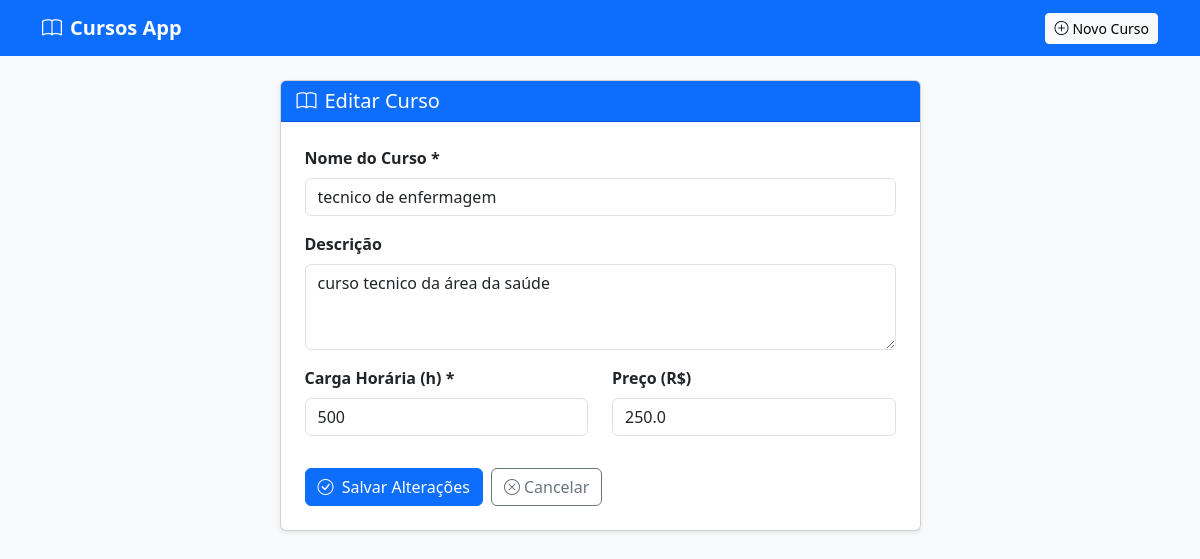
Screenshot of /cursos/2/editar with the database file from the repository.
### models.py (models this page shows, shortened)
class Curso(Base):
    __tablename__ = "cursos"         # nome da tabela no banco
    id          = Column(Integer, primary_key=True, index=True)
    nome        = Column(String(100), nullable=False)
    descricao   = Column(String(300), nullable=True)
    carga_hor   = Column(Integer, nullable=False)   # em horas
    preco       = Column(Float, default=0.0)

### main.py (the view)
@app.get("/cursos/{curso_id}/editar", response_class=HTMLResponse)
def form_editar(curso_id: int, request: Request, db: Session = Depends(get_db)):
    curso = repository.buscar_curso(db, curso_id)
    if not curso:
        return RedirectResponse("/cursos", status_code=303)
    return templates.TemplateResponse(
        request=request,
        name="form.html",
        context={"curso": curso, "title": "Editar Curso"}
    )

### templates/form.html
{% extends "base.html" %}
{% block conteudo %}
<div class="row justify-content-center">
  <div class="col-md-7">
    <div class="card shadow-sm">
      <div class="card-header bg-primary text-white">
        <h5 class="mb-0">
          <i class="bi bi-book me-2"></i>{{ title }}
        </h5>
      </div>
      <div class="card-body p-4">
        {% if curso %}
          {% set action = "/cursos/" ~ curso.id ~ "/editar" %}
        {% else %}
          {% set action = "/cursos" %}
        {% endif %}
        <form method="POST" action="{{ action }}">
          <div class="mb-3">
            <label class="form-label fw-semibold">Nome do Curso *</label>
            <input type="text" name="nome" class="form-control"
                   value="{{ curso.nome if curso else '' }}"
                   placeholder="Ex: Python Básico"
                   required minlength="3" maxlength="100">
          </div>
          <div class="mb-3">
            <label class="form-label fw-semibold">Descrição</label>
            <textarea name="descricao" class="form-control" rows="3"
                      placeholder="Descreva o curso..."
                      maxlength="300">{{ curso.descricao if curso else '' }}</textarea>
          </div>
          <div class="row">
            <div class="col-md-6 mb-3">
              <label class="form-label fw-semibold">Carga Horária (h) *</label>
              <input type="number" name="carga_hor" class="form-control"
                     value="{{ curso.carga_hor if curso else '' }}"
                     placeholder="Ex: 40" min="1" required>
            </div>
            <div class="col-md-6 mb-3">
              <label class="form-label fw-semibold">Preço (R$)</label>
              <input type="number" name="preco" class="form-control"
                     value="{{ curso.preco if curso else '0.00' }}"
                     step="0.01" min="0" placeholder="0.00">
            </div>
          </div>
          <div class="d-flex gap-2 mt-3">
            <button type="submit" class="btn btn-primary">
              <i class="bi bi-check-circle me-1"></i>
              {{ "Salvar Alterações" if curso else "Cadastrar Curso" }}
            </button>
            <a href="/cursos" class="btn btn-outline-secondary">
              <i class="bi bi-x-circle me-1"></i>Cancelar
            </a>
          </div>
        </form>
      </div>
    </div>
  </div>
</div>
{% endblock %}

### rows the page displays
Curso: nome "tecnico de enfermagem", descricao "curso tecnico da área da saúde", carga_hor "500", preco "250.0"

### other values shown
{{ title }} "Editar Curso"
{{ "Salvar Alterações" if curso else "Cadastrar Curso" }} "Salvar Alterações"
